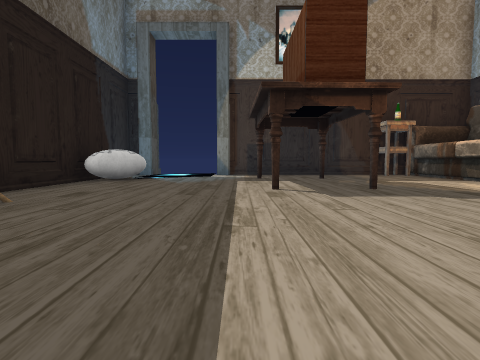
view 1 (above)

16 first-person views from a walk through a 3-D level made in the Unity game engine. The camera is 0.23 m above the floor, tilts 4° down and sees 80° across. The floor is counted in squares, 0.5 m on a side. Each view is taken from the middle of a square. On the plan, view 1 faces up. The plan holds only what a view shows up to about 9 squares ahead; the rest is blank. The place goes on beyond the plan. The player character is not drawn. Door leaves are left out, so doorways stand open. Some surface patterns are stand-ins.

view 2
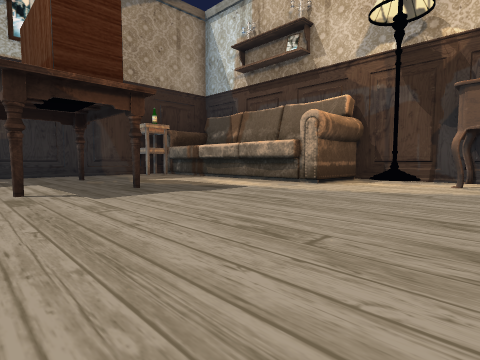

view 3
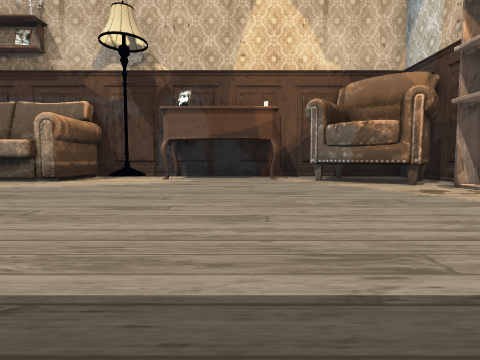

view 4
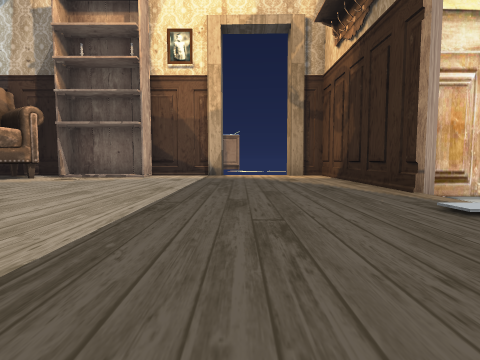

view 5
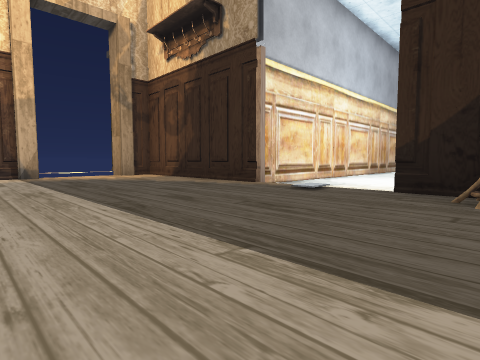

view 6
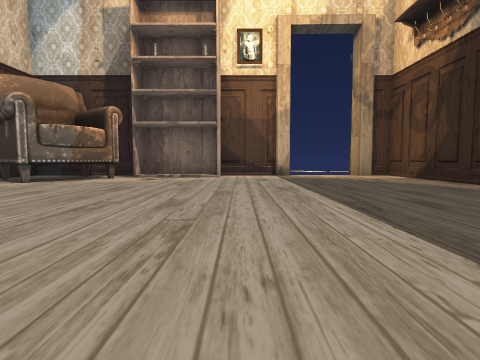

view 7
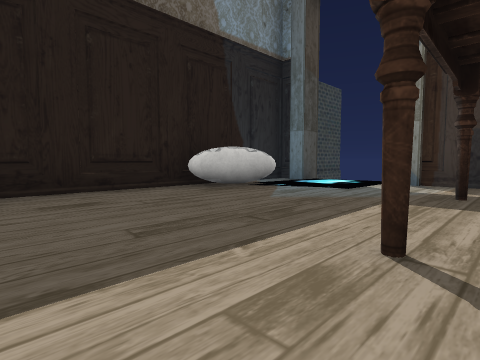

view 8
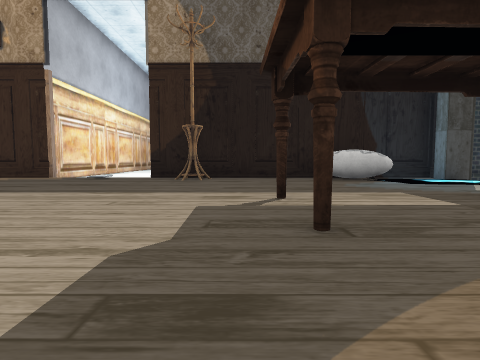

view 9
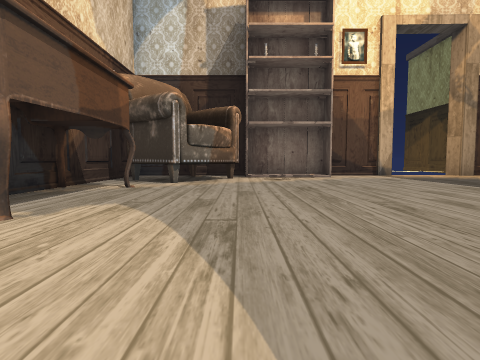

view 10
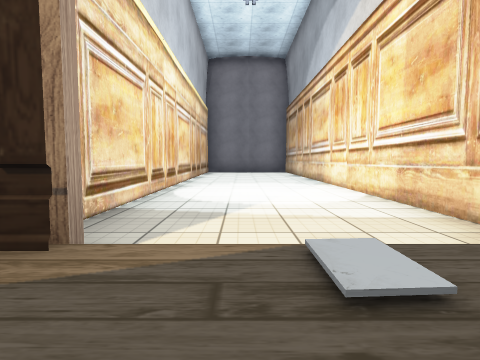

view 11
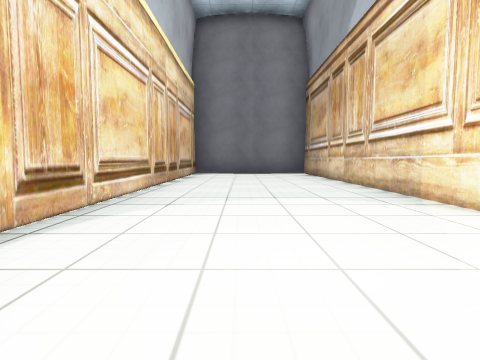

view 12
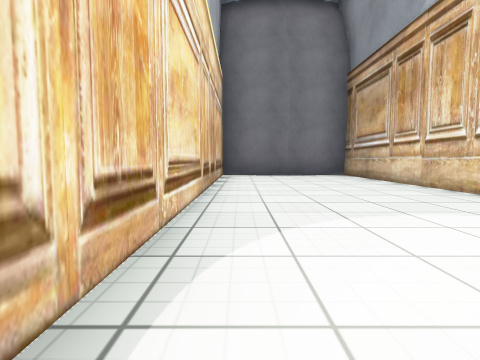

view 13
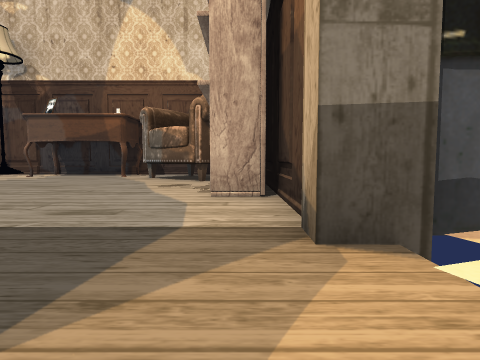

view 14
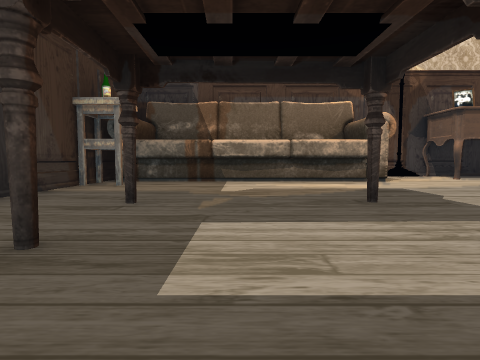

view 15
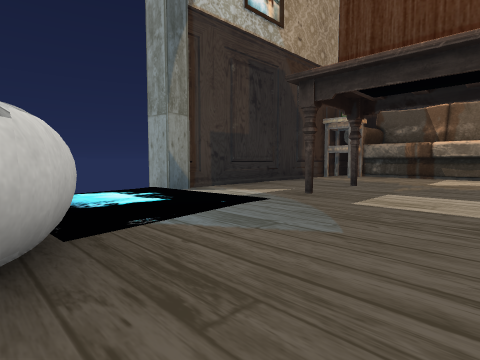

view 16
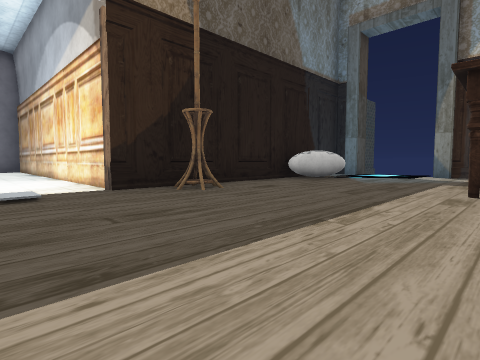

### Floor plan
Points are (right, up) in squares from view 1. A wall is a line through its corners. A room is listed if a view was taken in it or the views show most of it. See-through windows are left out.
Room 1 (views 1, 2, 3, 4, 5, 6, 7, 8, 9, 10, 13, 14, 15, 16)
walls: (-2.5, 3.1) (-3, 2.5); (-2.7, 3.1) (-2.9, 2.5); (-3, 3.1) (-2.8, 2.5); (-3, 3.2) (-2.7, 2.9) (-3.2, 2.8); (-3.4, -0.9) (-3.4, -5.5) (-2.5, -5.5) (-2.5, -6); (5.9, 9) (-0.4, 9); (-0.5, -6.1) (-0.5, -5.5) (7.1, -5.5) (7.1, 3.1); (-3.4, 9) (-3.4, 1.6)
low walls: (-2.6, 2.7) (-2.9, 2.5); (-2.6, 3.1) (-2.6, 2.9); (-3.4, 0.7) (-2.9, 0.7) (-2.9, 0.3)
ways out: open door at (-3.5, 0) to room 2; gap at (-3, 9)
objects: other object (-3, 6) to (-3, 7); other object (-2, 9); other object (-1, -6); other object (2, -5) to (4, -5); table (2, 7); armchair (4, -5) to (6, -3); sofa (5, 4) to (6, 8); stool (5, 9); lamp (6, 2)
Room 2 (views 11, 12)
walls: (-15.5, -1.5) (-4, -1.5); (-4.5, 2.2) (-15.8, 2.2) (-15.5, 0.4) (-15.8, -1.6)
ways out: open door at (-3.5, 0) to room 1

Positions as (right, up) in squares from view 1, and headings:
1: (0, 0), facing up
2: (0, 0), facing up-right
3: (-1, -1), facing right
4: (-1, 3), facing down
5: (1, 3), facing down-left
6: (1, 3), facing down
7: (1, 3), facing up-left
8: (4, 4), facing left
9: (4, 3), facing down
10: (-2, 0), facing left
11: (-6, 0), facing left
12: (-7, -1), facing left
13: (-2, -5), facing right
14: (-1, 6), facing right
15: (-3, 5), facing up-right
16: (1, 0), facing up-left
